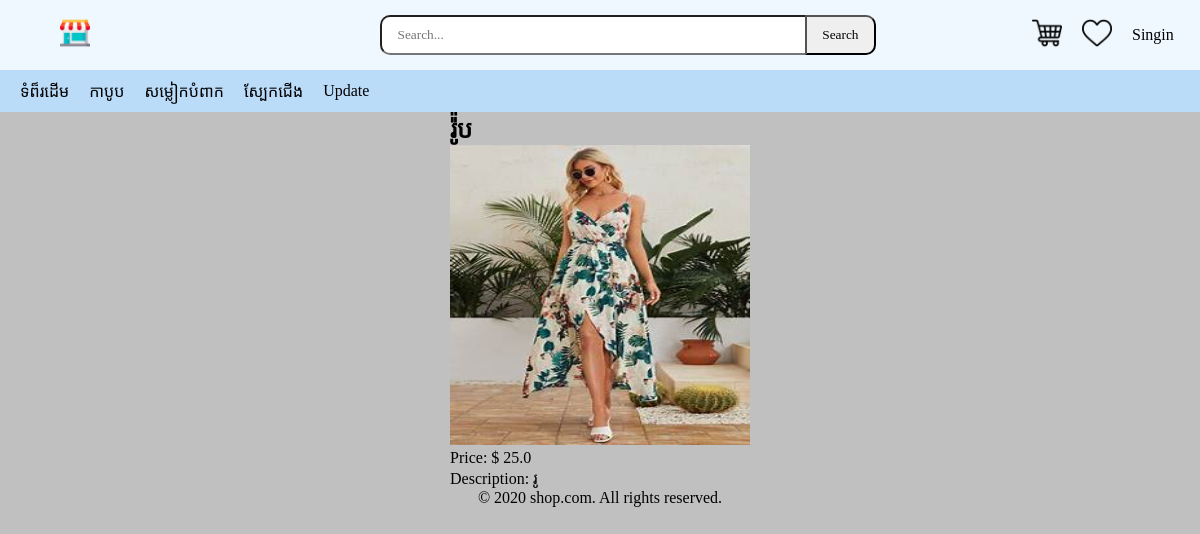
The page /shop/products/1 on the database its author committed.
### shop/models.py (models this page shows, shortened)
class Catagory(models.Model):
    name = models.CharField(max_length=255)

class product(models.Model):
    name = models.CharField(max_length=255)
    catagory = models.ForeignKey(Catagory, on_delete=models.CASCADE)
    price = models.FloatField()
    valume = models.CharField(max_length=10)
    disciptions = models.CharField(max_length=255)
    img = models.ImageField(upload_to='img/')

### shop/views.py (the view)
# urls.py: path('products/<int:id>', views.product_detail, name='product_detail'),
def product_detail(request,id):
    catagories = Catagory.objects.order_by('name')
    products = product.objects.get(id=id)
    return render(request,'shop/product_detail.html' ,{'product':products ,'catagories':catagories})

### shop/templates/shop/product_detail.html
{% extends "shop/index.html" %} {% block body %}
<div class="product">
  <h2>{{ product.name }}</h2>
  <img
    src="{{ product.img.url }}"
    alt="{{ product.name }}"
    width="300px"
    height="300px"
  />
  <p>Price: $ {{ product.price}}</p>
  <p>Description: {{ product.disciptions}}</p>
</div>
{% endblock %}

### shop/templates/shop/navs.html (shortened to what this page needs)
<!DOCTYPE html>
{% load static %}
<html lang="en">
  <head>
    <link rel="stylesheet" href="{% static 'css/navs.css' %}" />
  </head>
  <body>
    <a href="{% url 'home' %}" id="link">ទំព៏រដើម</a>
    {% for x in catagories %}
    <a href="{% url 'catagories' id=x.id %}">{{ x.name }}</a>
    {% endfor %}
    <a href="{% url 'update' %}">Update</a>
  </body>
</html>

### shop/static/css/style.css (style rules this page uses)
* { box-sizing: border-box; font-family: Khmer OS Battambang; margin: 0; padding: 0; }
body { background-color: rgba(132, 132, 132, 0.507); }

### shop/static/css/navs.css (style rules this page uses)
a { text-decoration: none; color: black; padding-left: 20px; }

### rows shown on the page
Catagory: name "កាបូប"
Catagory: name "សម្លៀកបំពាក"
Catagory: name "ស្បែកជើង"
product: name "រ៉៉ូប", img (picture), price "25.0", disciptions "រូ"
